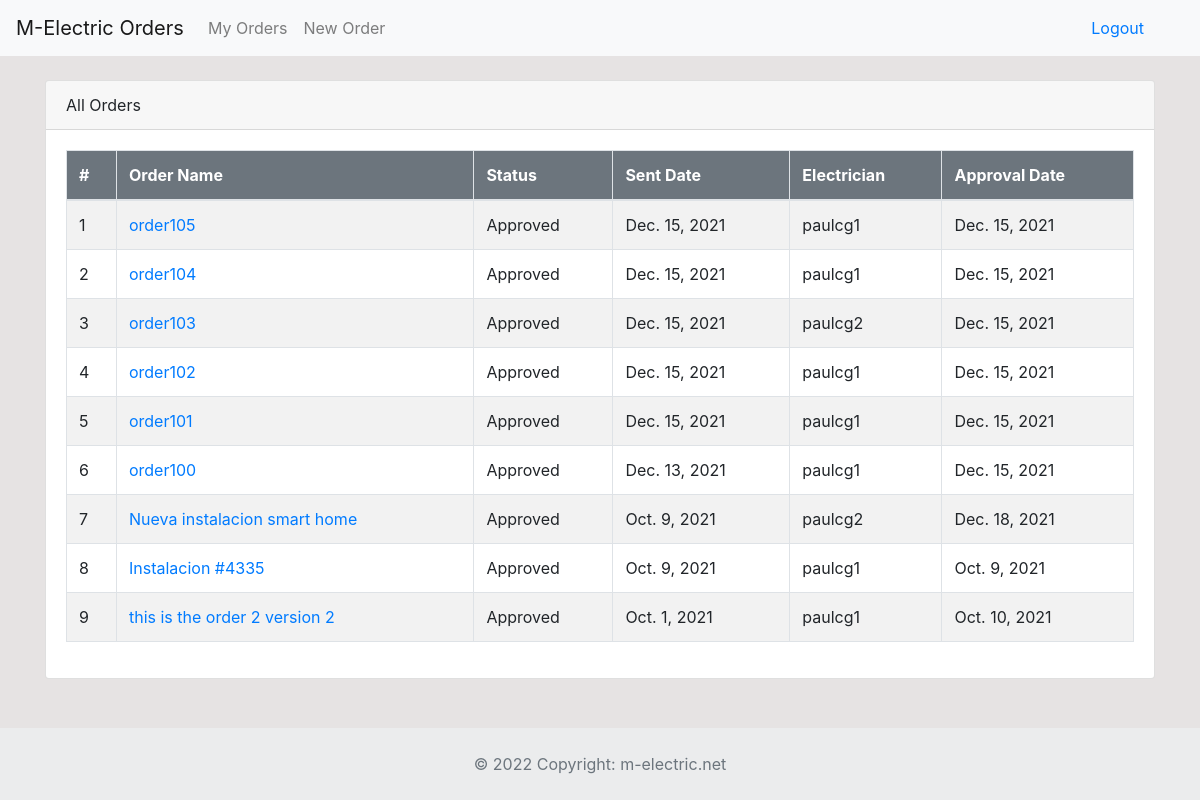
The page /all-orders (signed in) on the database as committed earlier.
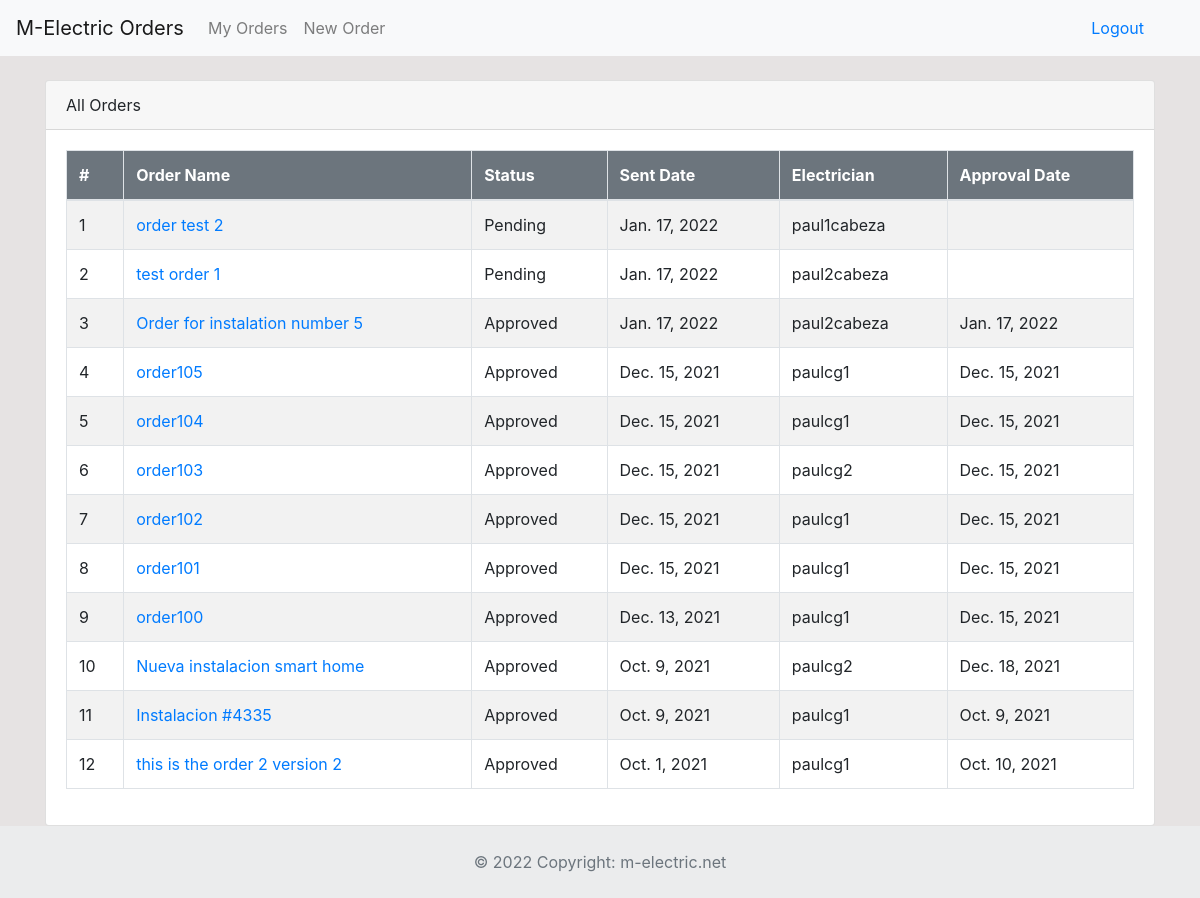
The same page on the database as committed later.
### dashboard/models.py (models this page shows, shortened)
class Order(models.Model):
	description = models.CharField('Order Description', max_length=100)
	status = models.CharField('Status', max_length=50, choices=STATUS)
	po = models.ForeignKey(Po, blank=True, null=True, on_delete=models.CASCADE)
	user = models.ForeignKey(User, blank=True, null=True, on_delete=models.CASCADE)
	products = models.ManyToManyField(Product, blank=True, through='ThroughModel')
	created = models.DateTimeField(auto_now_add=True)
	approval_date = models.DateTimeField('Approval Date', blank=True, null=True)

### dashboard/views.py (the view)
# urls.py: path('all-orders', views.all_orders, name='all-orders'),
@login_required
def all_orders(request):
    all_orders = Order.objects.all().order_by('-created')
    return render(request, 'dashboard/all_orders.html', {'all_orders':all_orders})

### templates/dashboard/all_orders.html (shortened to what this page needs)
{% extends 'partials/base.html' %}
{% block content %}
<div class="container">
    <div class="row mt-4">
            <div class="col-md-12">
                <div class="card">
                    <div class="card-header">
                        All Orders
                    </div>
                    <div class="card-body">
                        <table class="table table-striped table-bordered">
                            <thead class="bg-secondary text-white">
                                <tr>
                                    <th>#</th>
                                    <th scope="col">Order Name</th>
                                    <th scope="col">Status</th>
                                    <th scope="col">Sent Date</th>
                                    <th scope="col">Electrician</th>
                                    <th scope="col">Approval Date</th>
                                </tr>
                            </thead>
                            <tbody>
                                {% for order in all_orders %}
                                <tr>
                                    <td>{{ forloop.counter }}</td>
                                    <td><a href="">{{ order.description }}</a></td>
                                    <td>{{ order.status }}</td>
                                    <td>{{ order.created.date }}</td>
                                    <td>{{ order.user }}</td>
                                    <td>{{ order.approval_date.date }}</td>
                                </tr>
                                {% endfor %}
                            </tbody>
                        </table>
                    </div>
                </div>
            </div>
    </div>
</div>
{% endblock %}
{% block footer %}
{% include 'partials/footer.html' %}
{% endblock %}

### templates/partials/base.html (shortened to what this page needs)
{% load static %}
<!doctype html>
<html lang="en">
  <head>
    <link rel="stylesheet" href="https://cdn.jsdelivr.net/npm/bootstrap@4.6.0/dist/css/bootstrap.min.css">
    <link href="https://cdn.jsdelivr.net/npm/select2@4.1.0-rc.0/dist/css/select2.min.css" rel="stylesheet" />
    <link rel="stylesheet" href="{% static 'style.css' %}">
  </head>
  <body class="d-flex flex-column min-vh-100">
      {% include 'partials/nav2.html' %}
      {% block content %}
      {% endblock %}
    {% block footer %}
    {% endblock %}
  </body>
</html>

### templates/partials/nav2.html (shortened to what this page needs)
<nav class="navbar navbar-expand-lg navbar-light bg-light">
    <a class="navbar-brand" href="{% url 'index' %}">M-Electric Orders</a>
    {% if user.is_authenticated %}
    <div class="collapse navbar-collapse" id="navbarSupportedContent">
        <ul class="navbar-nav mr-auto">
            {% if user.is_authenticated and user.is_staff %}
            <li class="nav-item dropdown">
                <a class="nav-link dropdown-toggle" href="#" id="navbarDropdown" role="button" data-toggle="dropdown" aria-haspopup="true" aria-expanded="false">
                    Orders
                </a>
                <div class="dropdown-menu" aria-labelledby="navbarDropdown">
                    <a class="dropdown-item" href="{% url 'index' %}">Pending Orders</a>
                    <a class="dropdown-item" href="{% url 'all-orders' %}">All Orders</a>
                </div>
            </li>
            <!-- <li class="nav-item">
                <a class="nav-link" href="#">Pending Orders</a>
            </li>
            <li class="nav-item">
                <a class="nav-link" href="#">All Orders</a>
            </li> -->
            <li class="nav-item">
                <a class="nav-link" href="{% url 'pos' %}">POs</a>
            </li>
            <li class="nav-item">
                <a class="nav-link" href="{% url 'products' %}">Products</a>
            </li>
            <li class="nav-item">
                <a class="nav-link" href="{% url 'categories' %}">Categories</a>
            </li>
            <li class="nav-item">
                <a class="nav-link" href="{% url 'staff' %}">Staff</a>
            </li>
            {% elif user.is_authenticated and not user.is_staff %}
            <li class="nav-item">
                <a class="nav-link" href="{% url 'index' %}">My Orders</a>
            </li>
            <li class="nav-item">
                <a class="nav-link" href="{% url 'new-order' %}">New Order</a>
            </li>
            {% endif %}
        </ul>
        <ul class='form-inline my-2 my-lg-0'>
            <li class=" form-inline mr-sm-4">
                <a class="nav-link" href="{% url 'logout' %}">Logout</a>
            </li>
        </ul>
    </div>
        {% endif %}
    </nav>

### templates/partials/footer.html
<footer class="text-center bg-light text-muted mt-auto">
    <div class="text-center p-4" style="background-color: rgba(0, 0, 0, 0.05);">
      © 2022 Copyright:
      <a class="text-reset fw-bold" href="https://m-electric.net/">m-electric.net</a>
    </div>
</footer>

### static/style.css (style rules this page uses)
body { background: rgb(230, 227, 227); }

Rows that differ between the two databases and show on the page:
added Order: description "order test 2", status "Pending", created "Jan. 17, 2022", user "paul1cabeza"
added Order: description "test order 1", status "Pending", created "Jan. 17, 2022", user "paul2cabeza"
added Order: description "Order for instalation number 5", status "Approved", created "Jan. 17, 2022", user "paul2cabeza", approval_date "Jan. 17, 2022"
